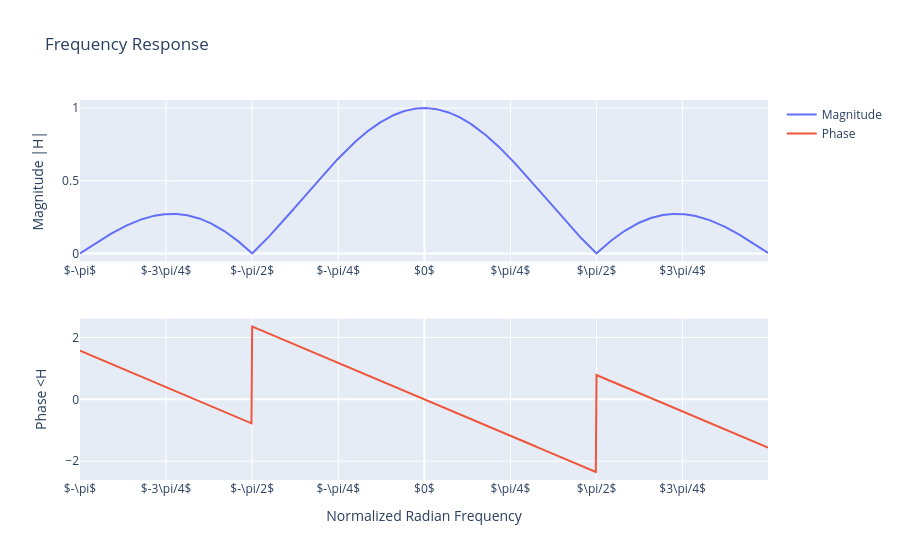
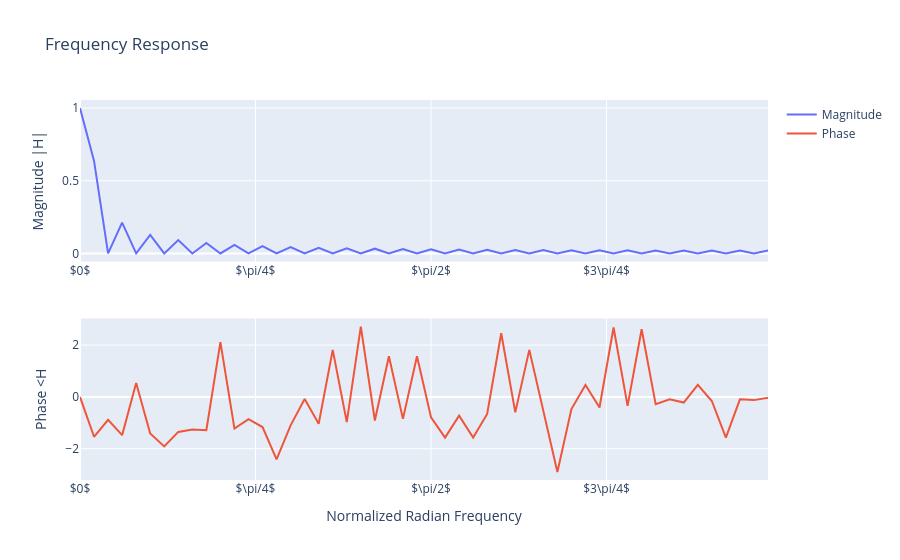

These figures' notebook cell, in order:
### Markdown cell above
2.1 Use the `freqz` and `plot_frequency_response` functions to plot the frequency response of the averaging filter of your envelope function.

### Code cell
ww = np.arange(-np.pi, np.pi, np.pi/500)
_, HH = signal.freqz([1/4]*4, 1, ww)

plot_frequency_response(ww, HH)

b_env = np.ones(50) / 50


w_env,h_env = signal.freqz(b_env,1, 50)

plot_frequency_response(w_env, h_env)

### Figure 1 — Plotly figure (JSON) as saved in the notebook; plotly's stock layout.template omitted (floating-point values rounded to 4 significant figures; data arrays with more than 128 entries replaced by an {"elided": "..."} marker saying what was removed)
{"data": [{"name": "Magnitude", "type": "scatter", "x": {"elided": "1000 float values"}, "xaxis": "x", "y": {"elided": "1000 float values"}, "yaxis": "y"}, {"name": "Phase", "type": "scatter", "x": {"elided": "1000 float values"}, "xaxis": "x2", "y": {"elided": "1000 float values"}, "yaxis": "y2"}], "layout": {"title": {"text": "Frequency Response"}, "xaxis": {"anchor": "y", "domain": [0, 1], "tickmode": "array", "ticktext": ["$-\\pi$", "$-3\\pi/4$", "$-\\pi/2$", "$-\\pi/4$", "$0$", "$\\pi/4$", "$\\pi/2$", "$3\\pi/4$", "$\\pi$"], "tickvals": [-3.142, -2.356, -1.571, -0.7854, 0, 0.7854, 1.571, 2.356, 3.142]}, "xaxis2": {"anchor": "y2", "domain": [0, 1], "tickmode": "array", "ticktext": ["$-\\pi$", "$-3\\pi/4$", "$-\\pi/2$", "$-\\pi/4$", "$0$", "$\\pi/4$", "$\\pi/2$", "$3\\pi/4$", "$\\pi$"], "tickvals": [-3.142, -2.356, -1.571, -0.7854, 0, 0.7854, 1.571, 2.356, 3.142], "title": {"text": "Normalized Radian Frequency"}}, "yaxis": {"anchor": "x", "domain": [0.575, 1], "title": {"text": "Magnitude |H|"}}, "yaxis2": {"anchor": "x2", "domain": [0, 0.425], "title": {"text": "Phase <H"}}}}

### Figure 2 — Plotly figure (JSON) as saved in the notebook; plotly's stock layout.template omitted (floating-point values rounded to 4 significant figures)
{"data": [{"name": "Magnitude", "type": "scatter", "x": [0.0, 0.06283, 0.1257, 0.1885, 0.2513, 0.3142, 0.377, 0.4398, 0.5027, 0.5655, 0.6283, 0.6912, 0.754, 0.8168, 0.8796, 0.9425, 1.005, 1.068, 1.131, 1.194, 1.257, 1.319, 1.382, 1.445, 1.508, 1.571, 1.634, 1.696, 1.759, 1.822, 1.885, 1.948, 2.011, 2.073, 2.136, 2.199, 2.262, 2.325, 2.388, 2.45, 2.513, 2.576, 2.639, 2.702, 2.765, 2.827, 2.89, 2.953, 3.016, 3.079], "xaxis": "x", "y": [1.0, 0.6367, 2.188e-17, 0.2125, 1.614e-17, 0.1278, 1.564e-17, 0.09168, 1.128e-17, 0.07169, 3.347e-17, 0.05904, 7.997e-18, 0.05036, 1.167e-17, 0.04405, 5.222e-18, 0.03929, 7.152e-18, 0.03558, 2.096e-17, 0.03263, 5.204e-18, 0.03024, 2.949e-17, 0.02828, 2.602e-17, 0.02666, 8.674e-18, 0.02531, 2.466e-17, 0.02418, 7.152e-18, 0.02324, 1.788e-18, 0.02245, 5.818e-18, 0.02179, 1.939e-18, 0.02126, 1.205e-17, 0.02083, 3.485e-18, 0.02049, 1.939e-18, 0.02025, 2.168e-18, 0.02009, 3.496e-18, 0.02001], "yaxis": "y"}, {"name": "Phase", "type": "scatter", "x": [0.0, 0.06283, 0.1257, 0.1885, 0.2513, 0.3142, 0.377, 0.4398, 0.5027, 0.5655, 0.6283, 0.6912, 0.754, 0.8168, 0.8796, 0.9425, 1.005, 1.068, 1.131, 1.194, 1.257, 1.319, 1.382, 1.445, 1.508, 1.571, 1.634, 1.696, 1.759, 1.822, 1.885, 1.948, 2.011, 2.073, 2.136, 2.199, 2.262, 2.325, 2.388, 2.45, 2.513, 2.576, 2.639, 2.702, 2.765, 2.827, 2.89, 2.953, 3.016, 3.079], "xaxis": "x2", "y": [0.0, -1.539, -0.8837, -1.477, 0.5358, -1.414, -1.91, -1.351, -1.258, -1.288, 2.116, -1.225, -0.8622, -1.162, -2.409, -1.1, -0.08314, -1.037, 1.816, -0.9739, 2.715, -0.9111, 1.571, -0.8482, 1.571, -0.7854, -1.571, -0.7226, -1.571, -0.6597, 2.456, -0.5969, 1.816, -0.5341, -2.897, -0.4712, 0.4636, -0.4084, 2.678, -0.3456, 2.614, -0.2827, -0.09348, -0.2199, 0.4636, -0.1571, -1.571, -0.09425, -0.1244, -0.03142], "yaxis": "y2"}], "layout": {"title": {"text": "Frequency Response"}, "xaxis": {"anchor": "y", "domain": [0, 1], "tickmode": "array", "ticktext": ["$-\\pi$", "$-3\\pi/4$", "$-\\pi/2$", "$-\\pi/4$", "$0$", "$\\pi/4$", "$\\pi/2$", "$3\\pi/4$", "$\\pi$"], "tickvals": [-3.142, -2.356, -1.571, -0.7854, 0, 0.7854, 1.571, 2.356, 3.142]}, "xaxis2": {"anchor": "y2", "domain": [0, 1], "tickmode": "array", "ticktext": ["$-\\pi$", "$-3\\pi/4$", "$-\\pi/2$", "$-\\pi/4$", "$0$", "$\\pi/4$", "$\\pi/2$", "$3\\pi/4$", "$\\pi$"], "tickvals": [-3.142, -2.356, -1.571, -0.7854, 0, 0.7854, 1.571, 2.356, 3.142], "title": {"text": "Normalized Radian Frequency"}}, "yaxis": {"anchor": "x", "domain": [0.575, 1], "title": {"text": "Magnitude |H|"}}, "yaxis2": {"anchor": "x2", "domain": [0, 0.425], "title": {"text": "Phase <H"}}}}
